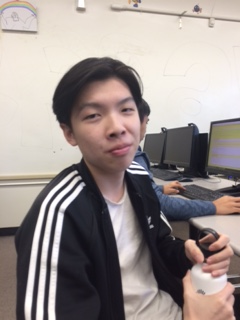
#> input picture Tiredness/images/4/image4.png, 240 x 320 px
$ python test.py
#> lines starting #> are read from the running program, lines starting #| are printed output that depends on the picture
import cv2
import pickle

imagePath = "images/4/image4.png"

# Create the haar cascade
faceCascade = cv2.CascadeClassifier('cascades/data/haarcascade_frontalface_alt2.xml')

image = cv2.imread(imagePath)
#> image is the input picture: shape (320, 240, 3); mean B, G, R 143, 145.7, 156
gray = cv2.cvtColor(image, cv2.COLOR_BGR2GRAY)
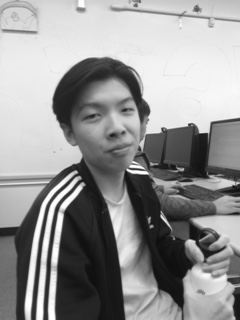
#> gray: shape (320, 240); min 13, max 255, mean 148.5

recognizer = cv2.face.LBPHFaceRecognizer_create()
recognizer.read("./recognizers/face-trainner.yml")

labels = {"person_name": 1}
with open("pickles/face-labels.pickle", 'rb') as f:
#> (reads Tiredness/pickles/face-labels.pickle from the repository)
	og_labels = pickle.load(f)
	labels = {v:k for k,v in og_labels.items()}

# Detect faces in the image
faces = faceCascade.detectMultiScale(
    gray,
    scaleFactor=1.1,
    minNeighbors=5
)
#> faces = [[71, 80, 82, 82]]

for (x, y, w, h) in faces:
    roi_gray = gray[y:y+h, x:x+w] #(ycord_start, ycord_end)
    # recognize? deep learned model predict keras tensorflow pytorch scikit learn
    id_, conf = recognizer.predict(roi_gray)
    print(labels[id_])
#> this loop made 1 pass
#> (x, y, w, h, id_, conf) on pass 1: (71, 80, 82, 82, 2, 186.6)
#| 3
#> pass 1, `roi_gray = gray[y:y+h, x:x+w]`:
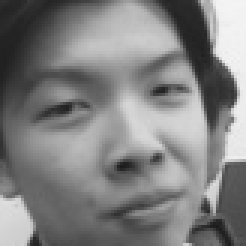
#> roi_gray: shape (82, 82) (shown 3 times larger); min 27, max 244, mean 128.7
